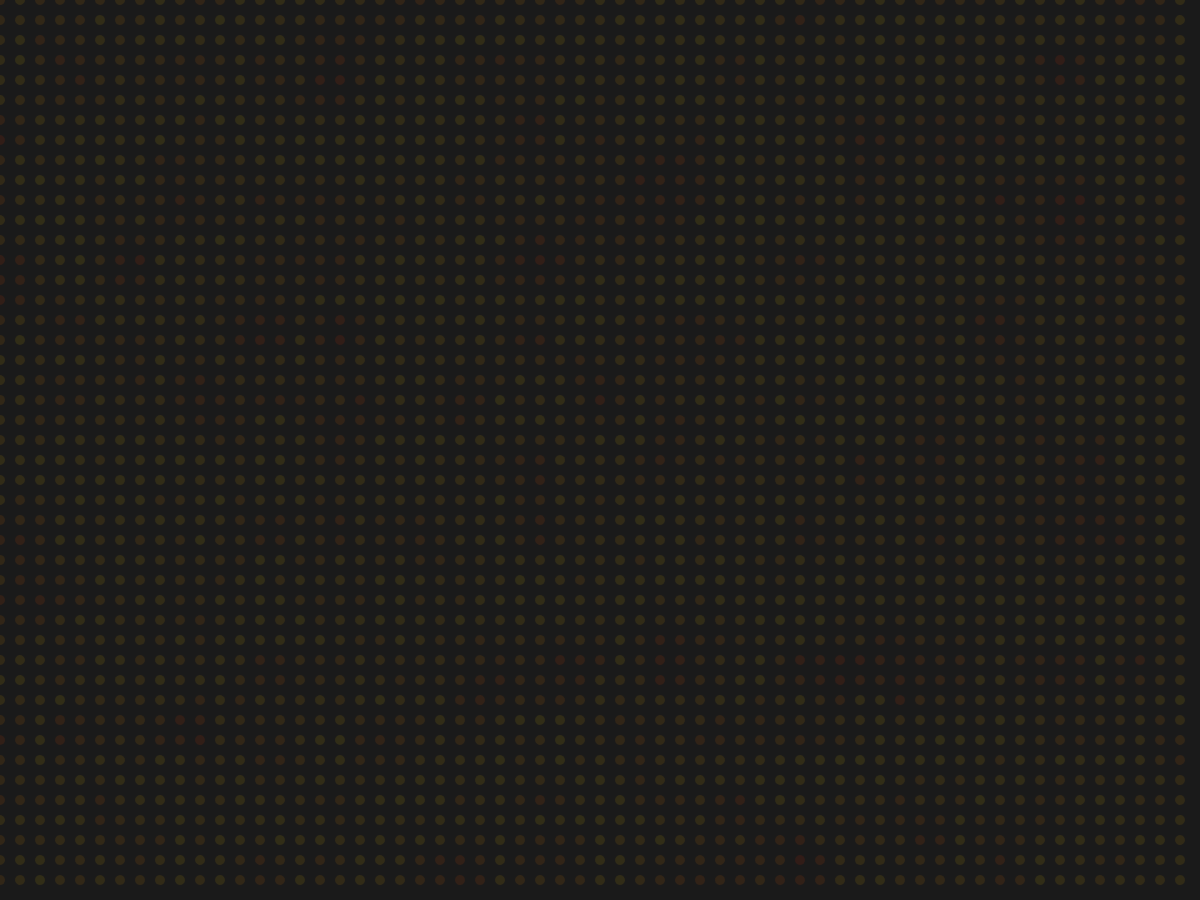
Frame 1 (no input)
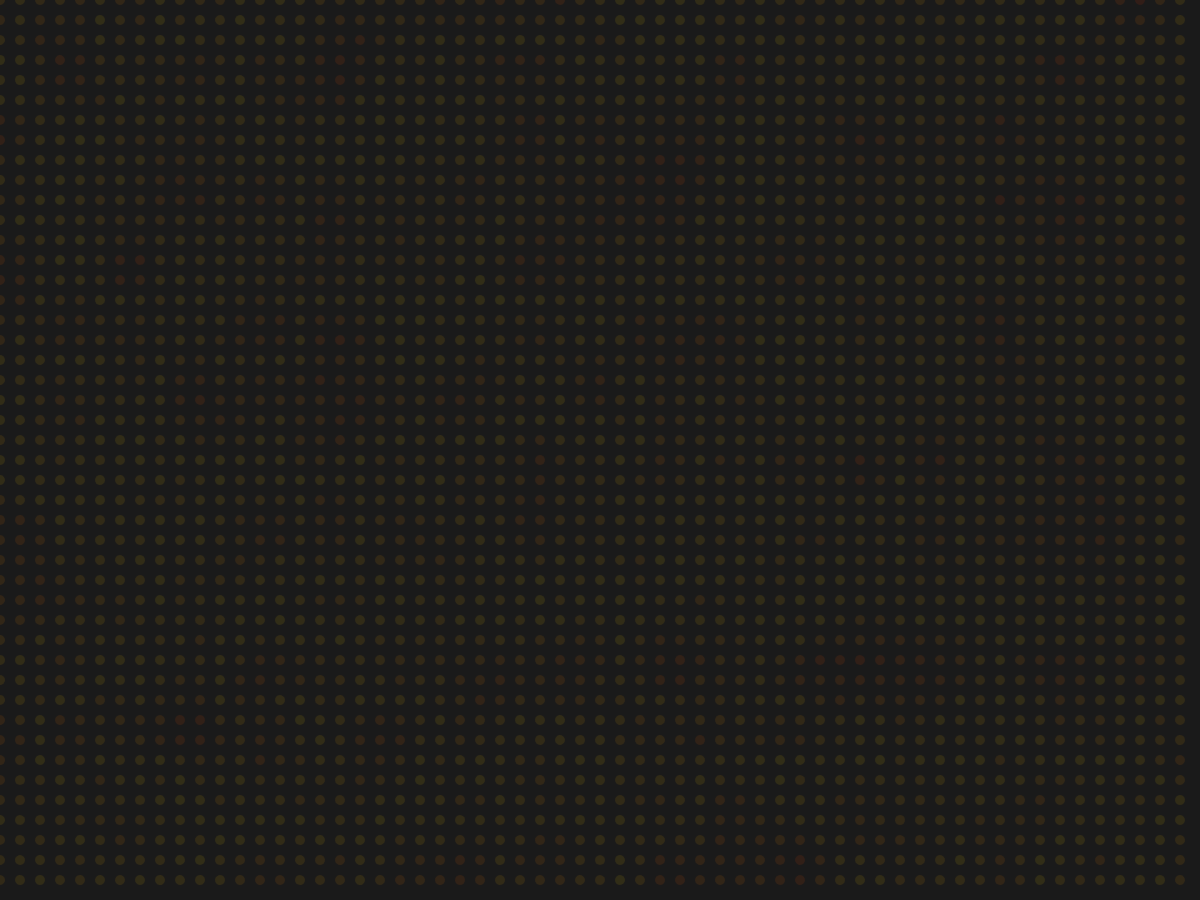
Frame 60 (no input)
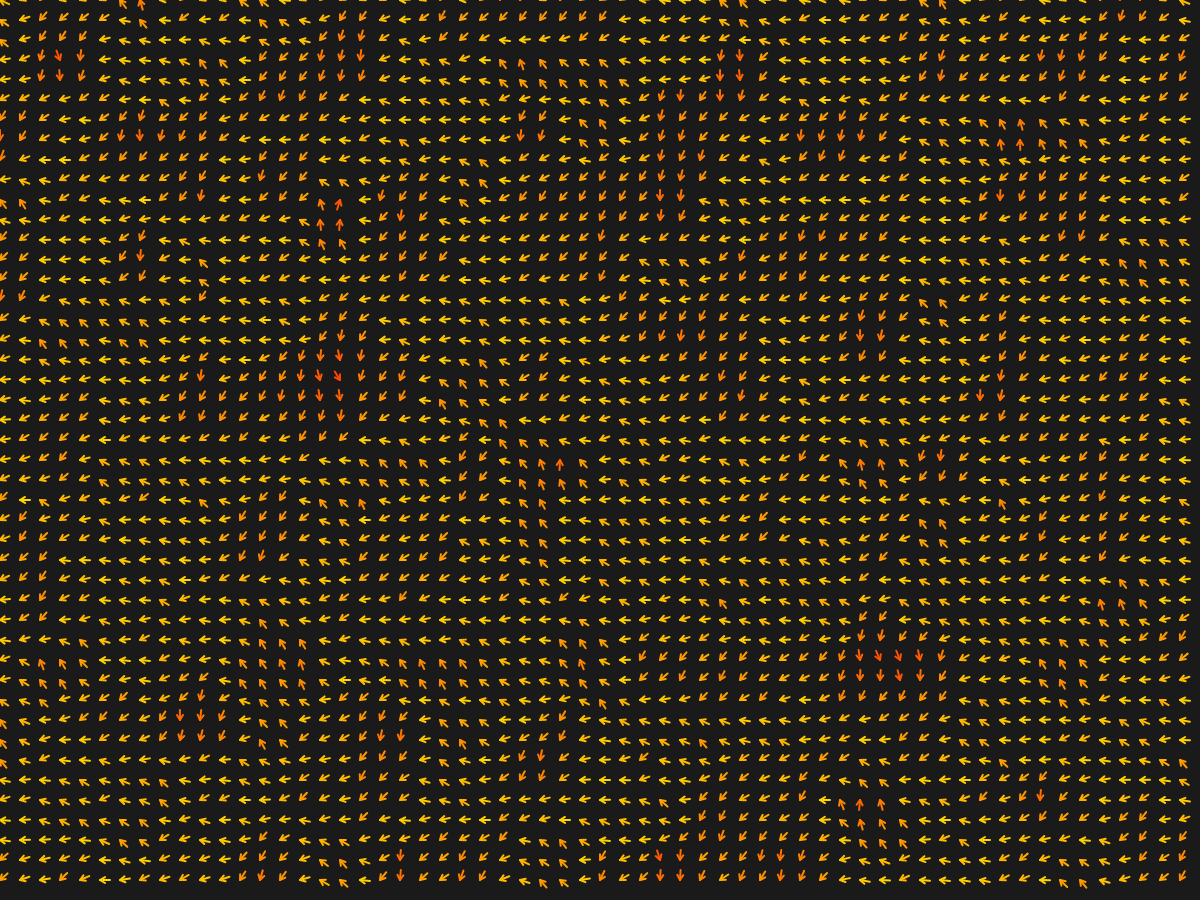
Frame 120 (the mouse pressed at the canvas centre since frame 60)

The p5.js sketch that drew these frames (run headless with seeded random() and noise() and a simulated clock; from frame 60 on, the mouse is pressed at the canvas centre):

// p5.js sketch
// ── sketch.js
let flowField;
let drawArrows = false;

function setup() {
  createCanvas(1200, 900);
  colorMode(HSB, 360, 100, 100, 100);
  flowField = new FlowField(20);
}

function draw() {
  background(0, 0, 10);
  flowField.update(millis() / 5000);
  flowField.draw(drawArrows);
}

function mousePressed() {
  // inverts the value of drawArrows
  // at every mouse click
  drawArrows = !drawArrows;
}

// ── FlowField.js
class FlowField {
  constructor(r) {
    this.res = r;
    this.cols = width / r;
    this.rows = height / r;
    this.field = [];
    this.x_increment = 0.3;
    this.y_increment = 0.3;
    this.init();
  }

  init() {
    this.update(0);
  }

  update(z) {
    let xOff = 0;
    for (let i = 0; i < this.cols; i++) {
      let yOff = 0;
      this.field[i] = [];
      for (let j = 0; j < this.rows; j++) {
        const theta = map(noise(xOff, yOff, z), 0, 1, 0, TWO_PI);
        this.field[i].push(new p5.Vector(cos(theta), sin(theta)));
        yOff += this.x_increment;
      }
      xOff += this.y_increment;
    }
  }

  lookup(l) {
    const c = int(constrain(l.x / res, 0, this.cols - 1));
    const r = int(constrain(l.y / res, 0, this.rows - 1));
    return this.field[c][r];
  }

  draw(drawArrows) {
    strokeWeight(2);
    let x = 0;
    for (let i = 0; i < this.cols; i++) {
      let y = 0;
      for (let j = 0; j < this.rows; j++) {
        const v1 = this.field[i][j];
        push();
        translate(x, y);
        rotate(v1.heading());
        const hue1 = map(abs(v1.heading()), 0, TWO_PI, 0, 100);

        if (drawArrows) {
          stroke(hue1, 100, 100);
          fill(hue1, 100, 100);

          line(-10, 0, 0, 0);
          line(-5, -3, 0, 0);
          line(-5, +3, 0, 0);
        } else {
          noStroke();
          const alpha = map(mouseY, 0, height, 10, 200);
          fill(hue1, 100, 100, alpha);
          const s = map(mouseX, 0, width, 10, 50);

          ellipse(0, 0, s, s);
        }
        pop();
        y += this.res;
      }
      x += this.res;
    }
  }
}
